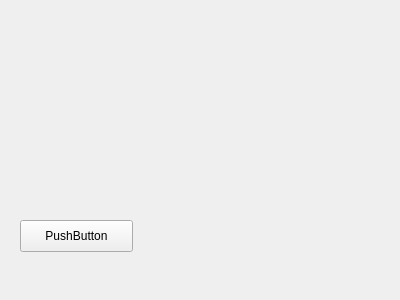
<?xml version="1.0" encoding="UTF-8"?>
<ui version="4.0">
 <class>Widget</class>
 <widget class="QWidget" name="Widget">
  <property name="geometry">
   <rect>
    <x>0</x>
    <y>0</y>
    <width>400</width>
    <height>300</height>
   </rect>
  </property>
  <property name="windowTitle">
   <string>Widget</string>
  </property>
  <widget class="QPushButton" name="pushButton">
   <property name="geometry">
    <rect>
     <x>20</x>
     <y>220</y>
     <width>113</width>
     <height>32</height>
    </rect>
   </property>
   <property name="text">
    <string>PushButton</string>
   </property>
  </widget>
 </widget>
 <layoutdefault spacing="6" margin="11"/>
 <resources/>
 <connections/>
</ui>
